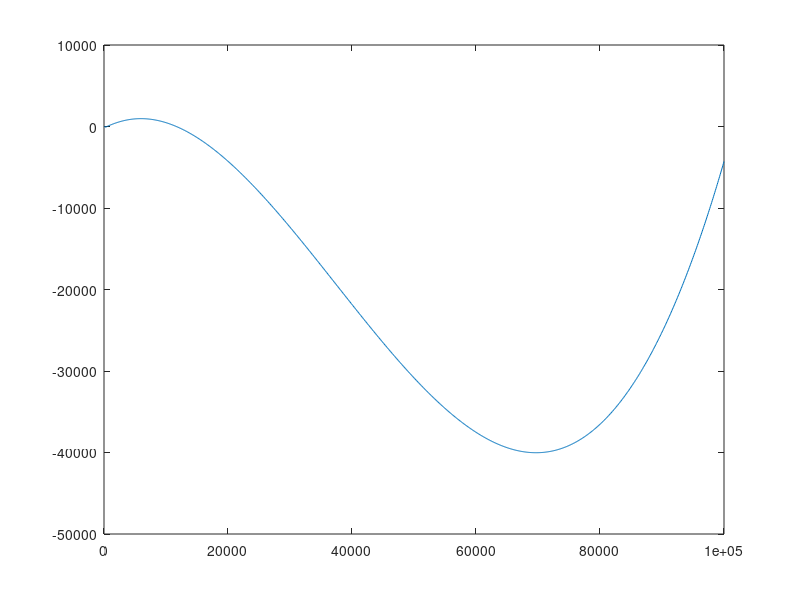

Here is the MATLAB script that generated this plot:
% AAE 339 - HW 04
% Jordan Mayer

% Problem 2

negHs = zeros(1,1000);
k=0;
for t=linspace(1,500,1000)
    k=k+1;
    negH = 0.00242*t^3 - 1.3548*t^2 + 6.32667*t^1.5 - 58.72*t^1.25;
    negH = negH + 202.573*t + 3845.92*t^(-0.5) - 4022.63*t^(-1);
    negH = negH + 1538.2*t^(-2) - 1445.56;
    negH = negH + t^(-2)*(-3.2524*10^(-14)*t^(2.5)) - 6.5048*10^(-14)*log(t);
    negHs(k) = negH;
    if (abs(negH - 2044) < 1)
        disp(negH);
        disp(t);
        break;
    end
end
temp=linspace(1,1000,1000)*100;
plot(temp,negHs);